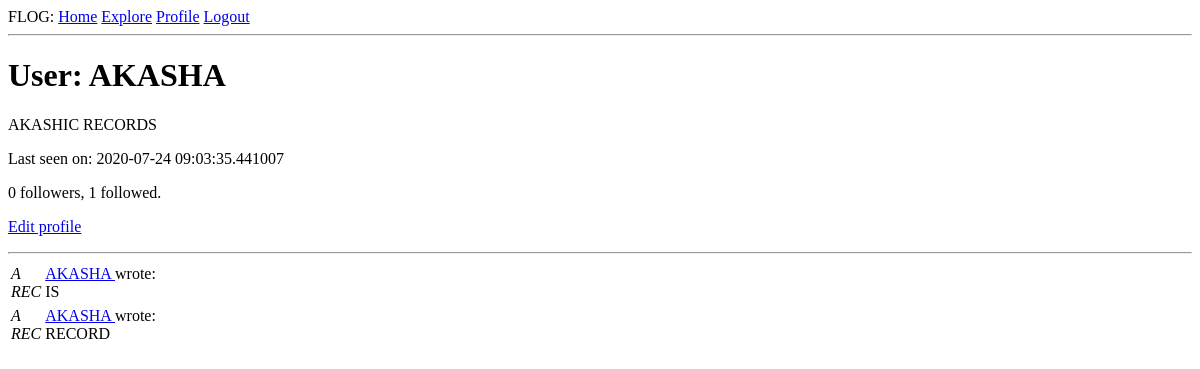
Page /user/AKASHA (signed in) on the earlier database version.
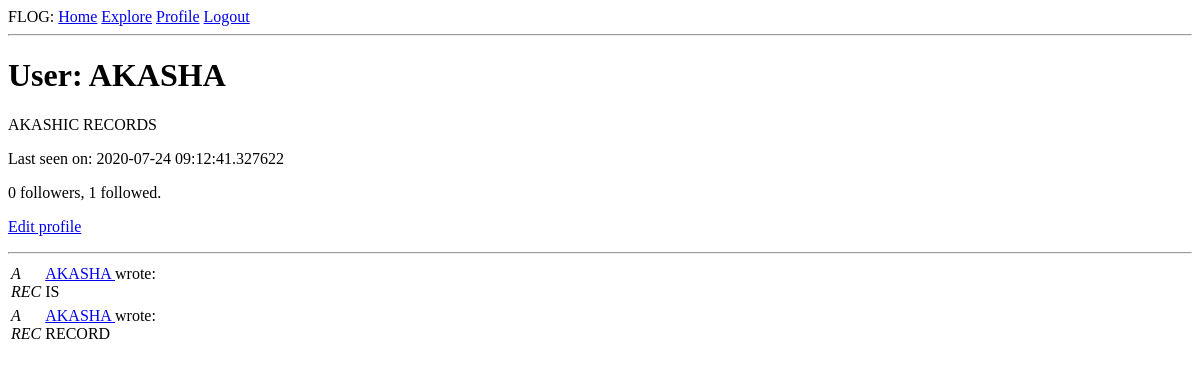
Same page on the later database version.
### app/models.py (models this page shows, shortened)
class User(UserMixin, db.Model):
    id = db.Column(db.Integer, primary_key=True)
    username = db.Column(db.String(64), index=True, unique=True)
    email = db.Column(db.String(128), index=True, unique=True)
    password_hash = db.Column(db.String(128))
    about_me = db.Column(db.String(256))
    last_seen = db.Column(db.DateTime, default=datetime.utcnow)
    posts = db.relationship('Post', backref='author', lazy='dynamic')
    followed = db.relationship(
        'User', secondary=followers,
        primaryjoin=(followers.c.follower_id == id),
        secondaryjoin=(followers.c.followed_id == id),
        backref=db.backref('followers', lazy='dynamic'), lazy='dynamic')

class Post(db.Model):
    id = db.Column(db.Integer, primary_key=True)
    body = db.Column(db.String(256))
    timestamp = db.Column(db.DateTime, index=True, default=datetime.utcnow)
    user_id = db.Column(db.Integer, db.ForeignKey('user.id'))

### app/routes.py (the view)
@app.route('/user/<username>')
@login_required
def user(username):
    user = User.query.filter_by(username=username).first_or_404()
    posts = Post.query.filter_by(author=user).all()
    form = FollowForm()
    return render_template('user.html', user=user, posts=posts, form=form)

### app/models.py (called while the page is built)
@login.user_loader
def load_user(id):
    return User.query.get(int(id))

### app/routes.py (called while the page is built)
@app.before_request
def before_request():
    if current_user.is_authenticated:
        current_user.last_seen = datetime.utcnow()
        db.session.commit()

### app/templates/user.html (shortened to what this page needs)
{% extends "base.html" %}
{% block content %}
    <h1>User: {{ user.username }}</h1>
    {% if user.about_me %}<p>{{ user.about_me }}</p>{% endif %}
    {% if user.last_seen %}<p>Last seen on: {{ user.last_seen }}</p>{% endif %}
    <p>{{ user.followers.count() }} followers, {{ user.followed.count() }} followed.</p>
    {% if user == current_user %}
    <p><a href="{{ url_for('edit_profile') }}">Edit profile</a></p>
    {% endif %}
    <hr>
    {% for post in posts %}
        {% include "_post.html" %}
    {% endfor %}
{% endblock %}

### app/templates/base.html (shortened to what this page needs)
<html>
    <head>
    </head>
    <body>
        <div>FLOG:
            <a href="{{ url_for('index') }}">Home</a>
            <a href="{{ url_for('explore') }}">Explore</a>
            {% if current_user.is_anonymous %}
            <a href="{{ url_for('login') }}">Login</a>
            {% else %}
            <a href="{{ url_for('user', username=current_user.username) }}">Profile</a>
            <a href="{{ url_for('logout') }}">Logout</a>
            {% endif %}
        </div>
        <hr>
        {% block content %}{% endblock %}
    </body>
</html>

### app/templates/_post.html
<table>
    <tr valign="top">
        <td><i>A<br>REC</i></td>
        <td>
            <a href="{{ url_for('user', username=post.author.username) }}">
                {{ post.author.username }}
            </a>
            wrote:<br>{{ post.body }}
        </td>
    </tr>
</table>

Differences in the rows shown:
changed User "AKASHA": last_seen "2020-07-24 09:03:35.441007" → "2020-07-24 09:12:41.327622"
